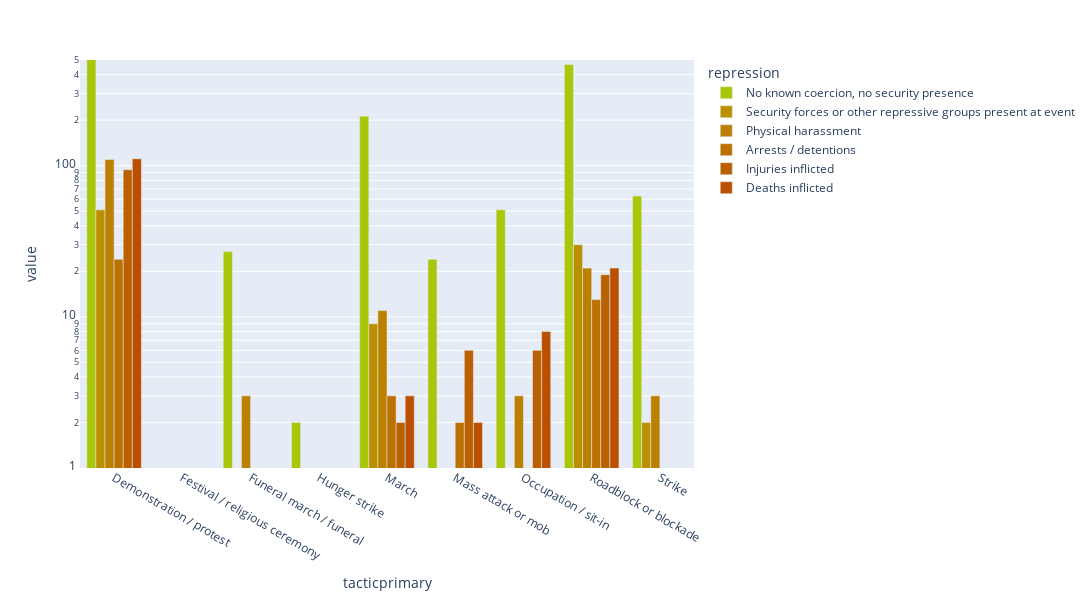

The notebook cell this image was saved under:
### Code cell
df = create_df('tacticprimary',drop_non_violence=False)
color_dict= col_func(df)

fig = px.bar(df, log_y=True, range_y= [1,500],barmode='group',
            width=1400, height=600,
            color_discrete_map=color_dict)
plt.savefig('tactic_repress.png')

fig.show()

### Figure 1 — Plotly figure (JSON) as saved in the notebook; plotly's stock layout.template omitted (floating-point values rounded to 4 significant figures)
{"data": [{"alignmentgroup": "True", "hovertemplate": "repression=No known coercion, no security presence<br>tacticprimary=%{x}<br>value=%{y}<extra></extra>", "legendgroup": "No known coercion, no security presence", "marker": {"color": "#A9C609", "pattern": {"shape": ""}}, "name": "No known coercion, no security presence", "offsetgroup": "No known coercion, no security presence", "orientation": "v", "showlegend": true, "textposition": "auto", "type": "bar", "x": ["Demonstration / protest", "Festival / religious ceremony", "Funeral march / funeral", "Hunger strike", "March", "Mass attack or mob", "Occupation / sit-in", "Roadblock or blockade", "Strike"], "xaxis": "x", "y": [1231, 1, 27, 2, 212, 24, 51, 467, 63], "yaxis": "y"}, {"alignmentgroup": "True", "hovertemplate": "repression=Security forces or other repressive groups present at event<br>tacticprimary=%{x}<br>value=%{y}<extra></extra>", "legendgroup": "Security forces or other repressive groups present at event", "marker": {"color": "#BB9000", "pattern": {"shape": ""}}, "name": "Security forces or other repressive groups present at event", "offsetgroup": "Security forces or other repressive groups present at event", "orientation": "v", "showlegend": true, "textposition": "auto", "type": "bar", "x": ["Demonstration / protest", "Festival / religious ceremony", "Funeral march / funeral", "Hunger strike", "March", "Mass attack or mob", "Occupation / sit-in", "Roadblock or blockade", "Strike"], "xaxis": "x", "y": [51, null, 1, null, 9, null, 1, 30, 2], "yaxis": "y"}, {"alignmentgroup": "True", "hovertemplate": "repression=Physical harassment<br>tacticprimary=%{x}<br>value=%{y}<extra></extra>", "legendgroup": "Physical harassment", "marker": {"color": "#BB8000", "pattern": {"shape": ""}}, "name": "Physical harassment", "offsetgroup": "Physical harassment", "orientation": "v", "showlegend": true, "textposition": "auto", "type": "bar", "x": ["Demonstration / protest", "Festival / religious ceremony", "Funeral march / funeral", "Hunger strike", "March", "Mass attack or mob", "Occupation / sit-in", "Roadblock or blockade", "Strike"], "xaxis": "x", "y": [110, null, 3, null, 11, 1, 3, 21, 3], "yaxis": "y"}, {"alignmentgroup": "True", "hovertemplate": "repression=Arrests / detentions<br>tacticprimary=%{x}<br>value=%{y}<extra></extra>", "legendgroup": "Arrests / detentions", "marker": {"color": "#BB7000", "pattern": {"shape": ""}}, "name": "Arrests / detentions", "offsetgroup": "Arrests / detentions", "orientation": "v", "showlegend": true, "textposition": "auto", "type": "bar", "x": ["Demonstration / protest", "Festival / religious ceremony", "Funeral march / funeral", "Hunger strike", "March", "Mass attack or mob", "Occupation / sit-in", "Roadblock or blockade", "Strike"], "xaxis": "x", "y": [24, null, null, null, 3, 2, null, 13, 1], "yaxis": "y"}, {"alignmentgroup": "True", "hovertemplate": "repression=Injuries inflicted<br>tacticprimary=%{x}<br>value=%{y}<extra></extra>", "legendgroup": "Injuries inflicted", "marker": {"color": "#BB6000", "pattern": {"shape": ""}}, "name": "Injuries inflicted", "offsetgroup": "Injuries inflicted", "orientation": "v", "showlegend": true, "textposition": "auto", "type": "bar", "x": ["Demonstration / protest", "Festival / religious ceremony", "Funeral march / funeral", "Hunger strike", "March", "Mass attack or mob", "Occupation / sit-in", "Roadblock or blockade", "Strike"], "xaxis": "x", "y": [94, null, null, null, 2, 6, 6, 19, null], "yaxis": "y"}, {"alignmentgroup": "True", "hovertemplate": "repression=Deaths inflicted<br>tacticprimary=%{x}<br>value=%{y}<extra></extra>", "legendgroup": "Deaths inflicted", "marker": {"color": "#BB5000", "pattern": {"shape": ""}}, "name": "Deaths inflicted", "offsetgroup": "Deaths inflicted", "orientation": "v", "showlegend": true, "textposition": "auto", "type": "bar", "x": ["Demonstration / protest", "Festival / religious ceremony", "Funeral march / funeral", "Hunger strike", "March", "Mass attack or mob", "Occupation / sit-in", "Roadblock or blockade", "Strike"], "xaxis": "x", "y": [111, null, null, null, 3, 2, 8, 21, null], "yaxis": "y"}], "layout": {"barmode": "group", "height": 600, "legend": {"title": {"text": "repression"}, "tracegroupgap": 0}, "margin": {"t": 60}, "width": 1400, "xaxis": {"anchor": "y", "domain": [0, 1], "title": {"text": "tacticprimary"}}, "yaxis": {"anchor": "x", "domain": [0, 1], "range": [0, 2.699], "title": {"text": "value"}, "type": "log"}}}
